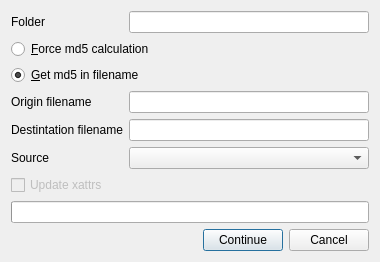
<?xml version="1.0" encoding="UTF-8"?>
<ui version="4.0">
 <class>RenameExisting1</class>
 <widget class="QDialog" name="RenameExisting1">
  <property name="geometry">
   <rect>
    <x>0</x>
    <y>0</y>
    <width>380</width>
    <height>220</height>
   </rect>
  </property>
  <property name="windowTitle">
   <string>Rename existing images</string>
  </property>
  <property name="windowIcon">
   <iconset resource="../../../resources.qrc">
    <normaloff>:/images/icon.ico</normaloff>:/images/icon.ico</iconset>
  </property>
  <layout class="QFormLayout" name="formLayout">
   <item row="0" column="0">
    <widget class="QLabel" name="labelFolder">
     <property name="text">
      <string>Folder</string>
     </property>
    </widget>
   </item>
   <item row="0" column="1">
    <widget class="QLineEdit" name="lineFolder"/>
   </item>
   <item row="1" column="0" colspan="2">
    <widget class="QRadioButton" name="radioForce">
     <property name="text">
      <string>&amp;Force md5 calculation</string>
     </property>
    </widget>
   </item>
   <item row="2" column="0" colspan="2">
    <widget class="QRadioButton" name="radioFilename">
     <property name="text">
      <string>&amp;Get md5 in filename</string>
     </property>
     <property name="checked">
      <bool>true</bool>
     </property>
    </widget>
   </item>
   <item row="3" column="0">
    <widget class="QLabel" name="labelFilenameOrigin">
     <property name="text">
      <string>Origin filename</string>
     </property>
    </widget>
   </item>
   <item row="3" column="1">
    <widget class="QLineEdit" name="lineFilenameOrigin"/>
   </item>
   <item row="4" column="0">
    <widget class="QLabel" name="labelFilenameDestination">
     <property name="text">
      <string>Destintation filename</string>
     </property>
    </widget>
   </item>
   <item row="4" column="1">
    <widget class="QLineEdit" name="lineFilenameDestination"/>
   </item>
   <item row="5" column="0">
    <widget class="QLabel" name="labelSource">
     <property name="text">
      <string>Source</string>
     </property>
    </widget>
   </item>
   <item row="5" column="1">
    <widget class="QComboBox" name="comboSource"/>
   </item>
   <item row="7" column="0" colspan="2">
    <widget class="QProgressBar" name="progressBar">
     <property name="enabled">
      <bool>true</bool>
     </property>
     <property name="format">
      <string>%v/%m</string>
     </property>
    </widget>
   </item>
   <item row="8" column="0" colspan="2">
    <layout class="QHBoxLayout" name="layoutButtons">
     <item>
      <spacer name="horizontalSpacer">
       <property name="orientation">
        <enum>Qt::Horizontal</enum>
       </property>
       <property name="sizeHint" stdset="0">
        <size>
         <width>40</width>
         <height>20</height>
        </size>
       </property>
      </spacer>
     </item>
     <item>
      <widget class="QPushButton" name="buttonContinue">
       <property name="text">
        <string>Continue</string>
       </property>
      </widget>
     </item>
     <item>
      <widget class="QPushButton" name="buttonCancel">
       <property name="text">
        <string>Cancel</string>
       </property>
      </widget>
     </item>
    </layout>
   </item>
   <item row="6" column="0">
    <widget class="QCheckBox" name="checkBoxUpdateXattrs">
     <property name="enabled">
      <bool>false</bool>
     </property>
     <property name="text">
      <string>Update xattrs</string>
     </property>
    </widget>
   </item>
  </layout>
 </widget>
 <resources>
  <include location="../../../resources.qrc"/>
  <include location="../../../resources.qrc"/>
  <include location="../../../resources.qrc"/>
 </resources>
 <connections/>
</ui>
